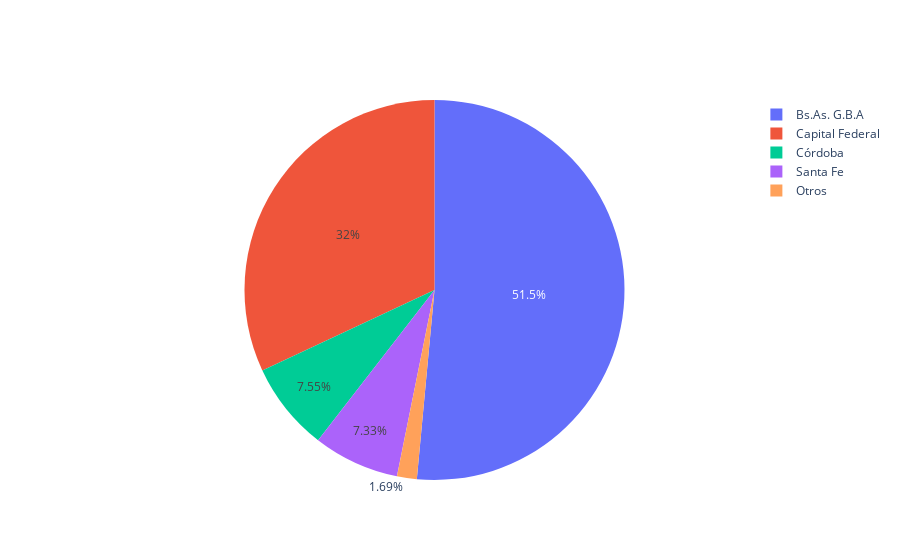

Notebook code for this chart:
### Markdown cell above
Realizamos un grafico de torta para visualizar que porcentaje de la distribucion geografica se debe a cada provincia.

### Code cell
import plotly.graph_objects as go

labels = ['Capital Federal ','Bs.As. G.B.A', 'Córdoba',
         'Santa Fe', 'Otros']
values = [27326, 44026, 6456, 6266,  1441, 2145]

fig = go.Figure(data=[go.Pie(labels=labels, values=values)])
fig.show()

### Figure 1 — Plotly figure (JSON) as saved in the notebook; plotly's stock layout.template omitted (floating-point values rounded to 4 significant figures)
{"data": [{"labels": ["Capital Federal ", "Bs.As. G.B.A", "Córdoba", "Santa Fe", "Otros"], "type": "pie", "values": [27326, 44026, 6456, 6266, 1441, 2145]}], "layout": {}}
